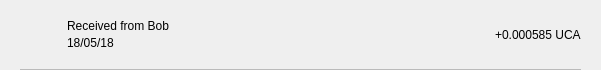
<?xml version="1.0" encoding="UTF-8"?>
<ui version="4.0">
 <class>TxRow</class>
 <widget class="QWidget" name="TxRow">
  <property name="geometry">
   <rect>
    <x>0</x>
    <y>0</y>
    <width>601</width>
    <height>70</height>
   </rect>
  </property>
  <property name="minimumSize">
   <size>
    <width>0</width>
    <height>40</height>
   </size>
  </property>
  <property name="windowTitle">
   <string>Form</string>
  </property>
  <layout class="QVBoxLayout" name="verticalLayout_3">
   <property name="spacing">
    <number>0</number>
   </property>
   <property name="leftMargin">
    <number>0</number>
   </property>
   <property name="topMargin">
    <number>0</number>
   </property>
   <property name="rightMargin">
    <number>0</number>
   </property>
   <property name="bottomMargin">
    <number>0</number>
   </property>
   <item>
    <widget class="QWidget" name="rowContainer" native="true">
     <layout class="QVBoxLayout" name="verticalLayout_2">
      <property name="spacing">
       <number>9</number>
      </property>
      <property name="leftMargin">
       <number>20</number>
      </property>
      <property name="topMargin">
       <number>9</number>
      </property>
      <property name="rightMargin">
       <number>20</number>
      </property>
      <property name="bottomMargin">
       <number>0</number>
      </property>
      <item>
       <widget class="QFrame" name="frame">
        <property name="styleSheet">
         <string notr="true">border:none;</string>
        </property>
        <property name="frameShape">
         <enum>QFrame::StyledPanel</enum>
        </property>
        <property name="frameShadow">
         <enum>QFrame::Raised</enum>
        </property>
        <layout class="QHBoxLayout" name="horizontalLayout" stretch="0,2,0">
         <property name="leftMargin">
          <number>0</number>
         </property>
         <property name="topMargin">
          <number>0</number>
         </property>
         <property name="rightMargin">
          <number>0</number>
         </property>
         <property name="bottomMargin">
          <number>0</number>
         </property>
         <item>
          <widget class="QPushButton" name="icon">
           <property name="focusPolicy">
            <enum>Qt::NoFocus</enum>
           </property>
           <property name="styleSheet">
            <string notr="true">border:none;</string>
           </property>
           <property name="text">
            <string/>
           </property>
           <property name="iconSize">
            <size>
             <width>28</width>
             <height>28</height>
            </size>
           </property>
          </widget>
         </item>
         <item>
          <layout class="QVBoxLayout" name="verticalLayout">
           <property name="spacing">
            <number>3</number>
           </property>
           <property name="leftMargin">
            <number>9</number>
           </property>
           <item>
            <widget class="QLabel" name="lblAddress">
             <property name="styleSheet">
              <string notr="true"/>
             </property>
             <property name="text">
              <string>Received from Bob</string>
             </property>
             <property name="alignment">
              <set>Qt::AlignBottom|Qt::AlignLeading|Qt::AlignLeft</set>
             </property>
            </widget>
           </item>
           <item>
            <widget class="QLabel" name="lblDate">
             <property name="styleSheet">
              <string notr="true"/>
             </property>
             <property name="text">
              <string>18/05/18</string>
             </property>
             <property name="alignment">
              <set>Qt::AlignLeading|Qt::AlignLeft|Qt::AlignTop</set>
             </property>
            </widget>
           </item>
          </layout>
         </item>
         <item>
          <widget class="QLabel" name="lblAmount">
           <property name="styleSheet">
            <string notr="true"/>
           </property>
           <property name="text">
            <string>+0.000585 UCA</string>
           </property>
          </widget>
         </item>
        </layout>
       </widget>
      </item>
      <item>
       <widget class="QLabel" name="lblDivisory">
        <property name="minimumSize">
         <size>
          <width>0</width>
          <height>1</height>
         </size>
        </property>
        <property name="maximumSize">
         <size>
          <width>16777215</width>
          <height>1</height>
         </size>
        </property>
        <property name="styleSheet">
         <string notr="true">background-color:#bababa;</string>
        </property>
        <property name="text">
         <string/>
        </property>
        <property name="alignment">
         <set>Qt::AlignBottom|Qt::AlignLeading|Qt::AlignLeft</set>
        </property>
       </widget>
      </item>
     </layout>
    </widget>
   </item>
  </layout>
 </widget>
 <resources/>
 <connections/>
</ui>
